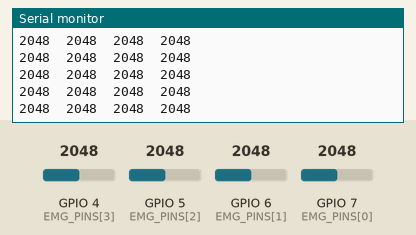
The sketch below on a simulated ESP32. Parts: the last lines printed to the serial monitor. The test bench sets the inputs (shaded band); at power-on: GPIO 4 (EMG_PINS[3]) = 2048, GPIO 5 (EMG_PINS[2]) = 2048, GPIO 6 (EMG_PINS[1]) = 2048, GPIO 7 (EMG_PINS[0]) = 2048 (analog values on the 0–4095 scale).

Above: at 1.2 s.
1.3 s: GPIO 4 (EMG_PINS[3]) set to 2866
At 1.9 s:
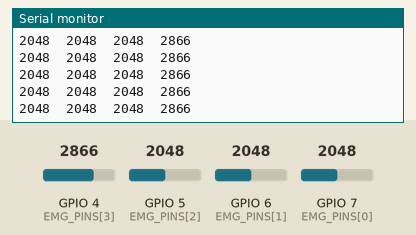
2.8 s: GPIO 5 (EMG_PINS[2]) set to 2866
At 3.7 s:
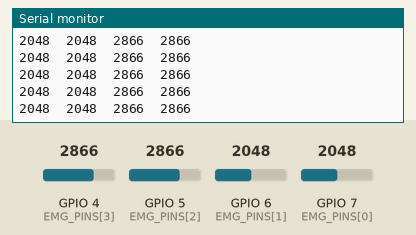
4.3 s: GPIO 6 (EMG_PINS[1]) set to 2866
At 5.4 s:
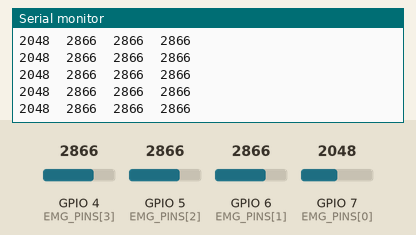
5.8 s: GPIO 7 (EMG_PINS[0]) set to 2866
At 6.3 s:
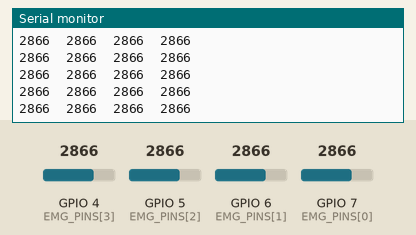
7.3 s: GPIO 4 (EMG_PINS[3]) set to 3972
At 7.9 s:
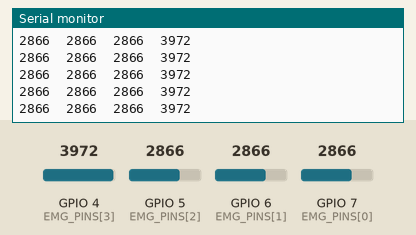
8.8 s: GPIO 5 (EMG_PINS[2]) set to 3972
At 9.5 s:
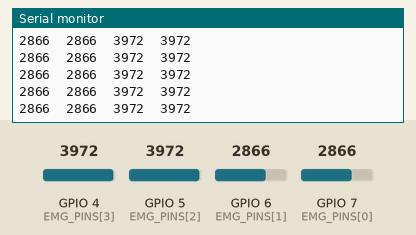
Timing chart, 0 to 11.3 s (numbered marks = the images above; inputs shaded):
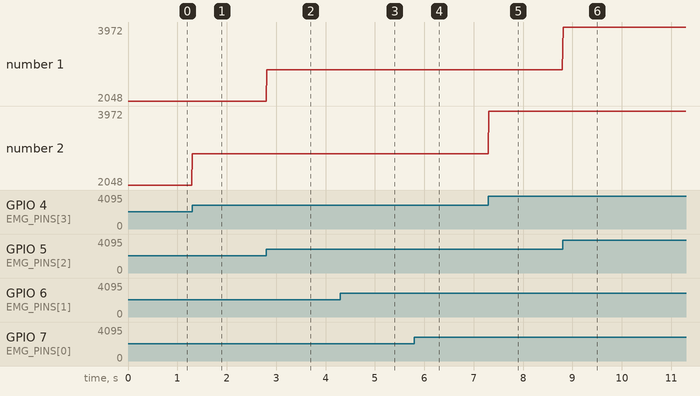

Measured:
- after the input at 1.3 s, the serial monitor: prints a new line at once (image 1)
- after the input at 2.8 s, the serial monitor: prints a new line at once (image 2)
- after the input at 4.3 s, the serial monitor: prints a new line at once (image 3)
- after the input at 5.8 s, the serial monitor: prints a new line at once (image 4)
- after the input at 7.3 s, the serial monitor: prints a new line at once (image 5)
- after the input at 8.8 s, the serial monitor: prints a new line at once (image 6)
- plotted number 2: 2048 → 2866 after the input at 1.3 s, 2866 → 3972 after the input at 7.3 s

The sketch:

kinex_leg_serial_test.ino
```cpp
/*
 * Kinex EMG — raw serial test (ESP32-C3)
 * --------------------------------------
 * NO BLE. Just reads the 4 right-leg EMG sensors and prints their raw ADC
 * values (0-4095) to the Serial Monitor, tab-separated so the Arduino
 * Serial Plotter draws all 4 traces at once. Use this to sanity-check the
 * sensors / wiring before running the real BLE firmware.
 *
 * Pins -> muscles (match your wiring; same order as the main firmware):
 *   GPIO 7 = VL   (thigh outer / quad)
 *   GPIO 6 = BF   (thigh back / hamstring)
 *   GPIO 5 = TA   (shin)
 *   GPIO 4 = GCM  (calf)
 *
 * Serial Monitor blank on ESP32-C3? Set Tools -> "USB CDC On Boot" = ENABLED,
 * re-upload, then open the Monitor / Plotter at 115200 baud.
 */

const int   EMG_PINS[4]   = {7, 6, 5, 4};
const char* EMG_LABELS[4] = {"VL", "BF", "TA", "GCM"};

void setup() {
  Serial.begin(115200);

  // 12-bit resolution (0-4095) and full 0-3.3 V range.
  analogReadResolution(12);
  analogSetAttenuation(ADC_11db);

  for (int i = 0; i < 4; i++) pinMode(EMG_PINS[i], INPUT);

  // Header line — the Serial Plotter uses it to label the 4 traces.
  Serial.println("VL\tBF\tTA\tGCM");
}

void loop() {
  for (int i = 0; i < 4; i++) {
    Serial.print(analogRead(EMG_PINS[i]));
    Serial.print(i < 3 ? '\t' : '\n');   // tab between values, newline at the end
  }
  delay(10);   // ~100 Hz
}
```
